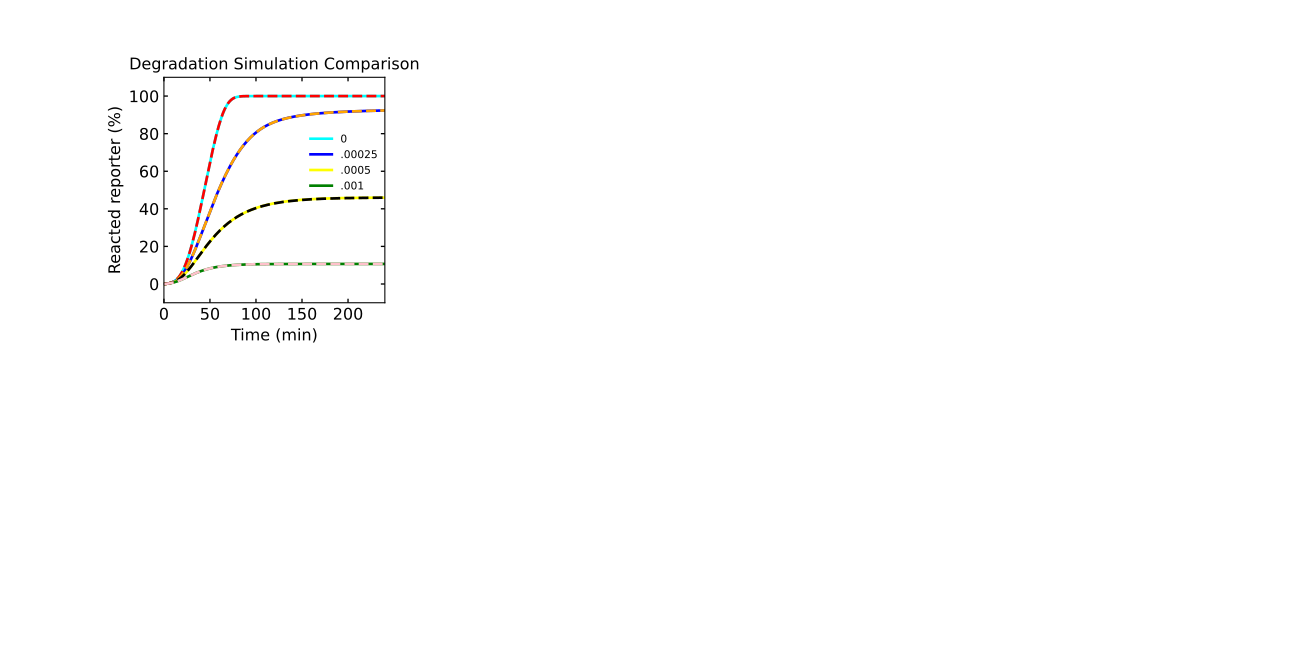

Source code (Python):
# -*- coding: utf-8 -*-
"""
Created on Fri Jul  8 16:03:23 2022

@author: tnm12
"""

import numpy as np
import scipy.integrate as spi
import matplotlib as mpl
import matplotlib.pyplot as plt
from matplotlib.ticker import MaxNLocator
from matplotlib import cm

import sys
import Simulatorv2021 as RSDs #import version 2.0.2.1 of simulator
    


##############################################################################
#Simulations
##############################################################################


IN_temp = 25 #input template

REP_con = 500 #reporter concentration

deg = [0,.00025,.0005,.001] #degradation rate

t_sim = np.linspace(0,6,1001)*3600 # seconds

color = ['aqua','blue','yellow','green']

model1 = RSDs.RSD_sim(5) # define the model instance and # of domains

# specify species involved in the reactioon
model1.molecular_species('I{1}',DNA_con=IN_temp)
model1.molecular_species('G{1,2}',DNA_con=25)
model1.molecular_species('REP{2}',DNA_con=500)

for n in range(len(deg)):
    
    model1.global_rate_constants(kdeg=deg[n]) #globally changes degradation rates
    
    # simulate the model (input is simulation time)
    model1.simulate(t_sim)
    
    # pull out the species from the model solution to plot
    S2 = model1.output_concentration('S{2}')
    
    
    plt.subplot(2,4,1)
    plt.plot(model1.t/60,(S2/REP_con)*100,color=color[n],linewidth=2,linestyle='-')   
fs = 12
plt.xticks(fontsize=fs)
plt.yticks(fontsize=fs)
#plt.ylim(-10,2000)
plt.xlim(0,180)
ax1 = plt.gca()
ax1.xaxis.set_tick_params(which='both',size=3,width=1,direction='in',top='on')
ax1.yaxis.set_tick_params(which='both',size=3,width=1,direction='in',right='on')
plt.ylabel('Reacted reporter (%)',fontsize=fs)
plt.xlabel('Time(min)',fontsize=fs)
    
    
    

import Simulator1 as RSDs
    


##############################################################################
#Simulations
##############################################################################



IN_temp = 25 #input template
REP_con = 500 #reporter concentration

t_sim = np.linspace(0,6,1001)*3600 # seconds

color2 = ['red','orange','black','pink']

ksd = 1e3/1e9
kfsd = 1e3/1e9
krev = 270/1e9
kf_rep = 1e4/1e9
kr_rep = 0*1e2/1e9
kf_wta = 1e5/1e9
kr_wta = 0.4
kRz = 0.25/60
kth = 1e5/1e9
k_txn = 0.013

deg = [0,.00025,.0005,.001] #degradation rate

model2 = RSDs.RSD_sim() # define the model instance

# specify species invovled in the reaction
model2.DNA_species('gate','1_2',temp_con=25)
model2.DNA_species('reporter','REP2',temp_con=500)
model2.DNA_species('input','I1',temp_con=IN_temp)
    
    
    
for n in range(len(deg)):  
    
    rte=[[k_txn],[ksd],[kfsd],[krev,krev,krev,krev,krev],[kf_rep],[kr_rep],[kf_wta],[kr_wta],[kRz],[kth],[deg[n]]]

    # simulate the model
    model2.simulate(t_sim,1,k_txn,rate_constants=rte)

    # pull out the species from the model solution to plot
    REP = model2.output_concentration['REP2']
    
    
    plt.subplot(2,4,1)
    plt.plot(model2.sol.t/60,(1-REP/REP_con)*100,color=color2[n],linewidth=2,linestyle='--')
fs = 12
plt.xticks(fontsize=fs)
plt.yticks(fontsize=fs)
plt.ylim(-10,110)
plt.xlim(0,240)
ax1 = plt.gca()
ax1.xaxis.set_tick_params(which='both',size=3,width=1,direction='in',top='on')
#ax1.xaxis.set_major_locator(MaxNLocator(integer=True))
ax1.yaxis.set_tick_params(which='both',size=3,width=1,direction='in',right='on')
plt.xlabel('Time (min)',fontsize=fs)
plt.ylabel('Reacted reporter (%)',fontsize=fs)
plt.title('Degradation Simulation Comparison')
plt.legend(['0','.00025','.0005','.001'],frameon=False,fontsize=8,bbox_to_anchor=(.62,.62))
